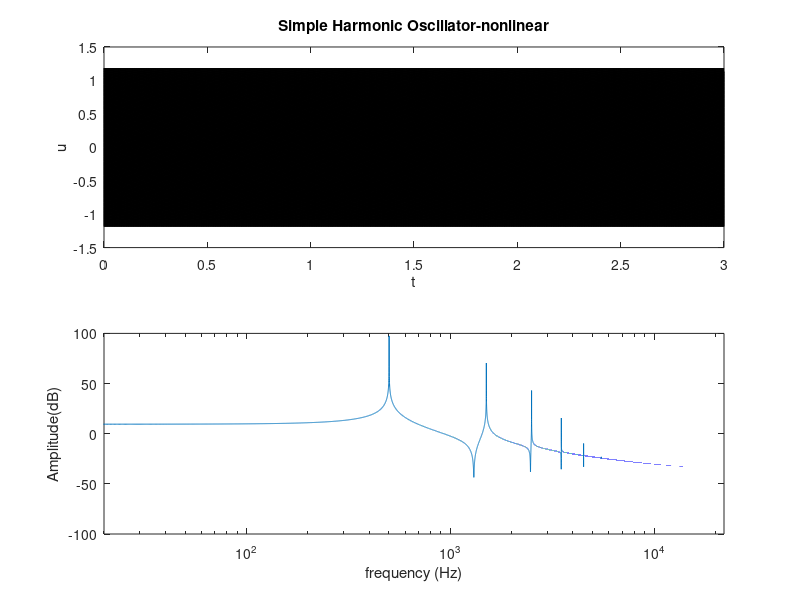

Recreate this plot in MATLAB.
%%%%%%%%%%%%%%%%%%%%%%%%%%%%%%%%%%%%%%%%%%%%%%%%%%%%%%%%%%%%%%%%%%%%%%%%%%%
%%%         PBMMI:Simple harmonic oscillator_non-linear
%%%         Author:Nuolin Lai
%%%         Create Date:04/02/2021
%%%         Last modify date:07/02/2021
%%%%%%%%%%%%%%%%%%%%%%%%%%%%%%%%%%%%%%%%%%%%%%%%%%%%%%%%%%%%%%%%%%%%%%%%%%%

clear all
close all

% parameters

SR = 44100;     % sample rate (Hz)
Tf = 3;         % duration (s)
f0 = 500;       % frequency (Hz)
u0 = 1.185;     % initial displacement
v0 = 0;         % initial velocity

alpha = 0.5;    % the scheme free parameter

k = 1/SR;               % time step
       
w1 = sqrt(2*f0*pi);     % angular frequency (rad./s)
Nf = floor(Tf*SR);      % total number of time steps


%assert
if(k > 2/(w1*sqrt(2*alpha-1)) && alpha >= 0.5)
    error('Stability condition violated')
end

b = (2-alpha*w1^2*k^2)/(1 + ((1-alpha)*w1^2*k^2)/2); %coefficient of u1

% initialize

u2 = u0;                                   % set initial displacement
u1 = u0+k*v0+k^2/2*(-w1^4*u0^3);           % set second displacement(3rd order)
out = zeros(Nf,1);                         % output vector

% main loop

tic
for n=1:Nf
    u = 2/(1+k^2*w1^4*u1^2/2)*u1 - u2;        % scheme update
    out(n) = u2;                              % write output 
    u2 = u1;                                  % shift state
    u1 = u;                                   % shift state
end
toc

% plot
M = length(out);
tax = [0:Nf-1]'*k;
subplot(2,1,1)
plot(tax,out,'k');
xlabel('t');
ylabel('u');
title('Simple Harmonic Oscillator-nonlinear');
subplot(2,1,2);
spe = 20*log10(abs(fft(out)));
freq = (0:M-1)/M*SR;
semilogx(freq,spe);
xlabel('frequency (Hz)');
ylabel('Amplitude(dB)');
xlim([20 SR/2]);
% play sound

soundsc(out,SR)
